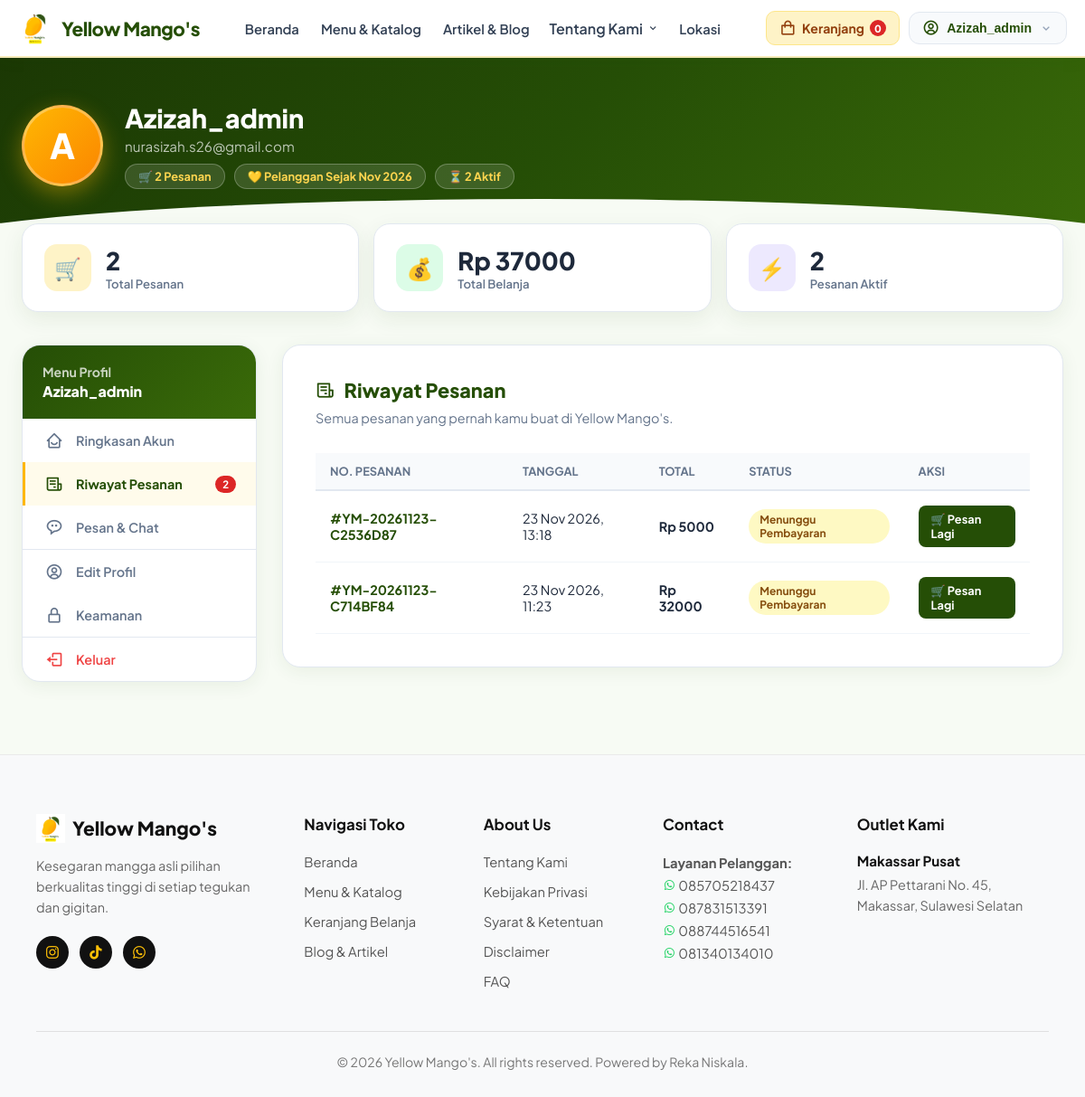
Before: /profil/?tab=pesanan (signed in) with the older database file.
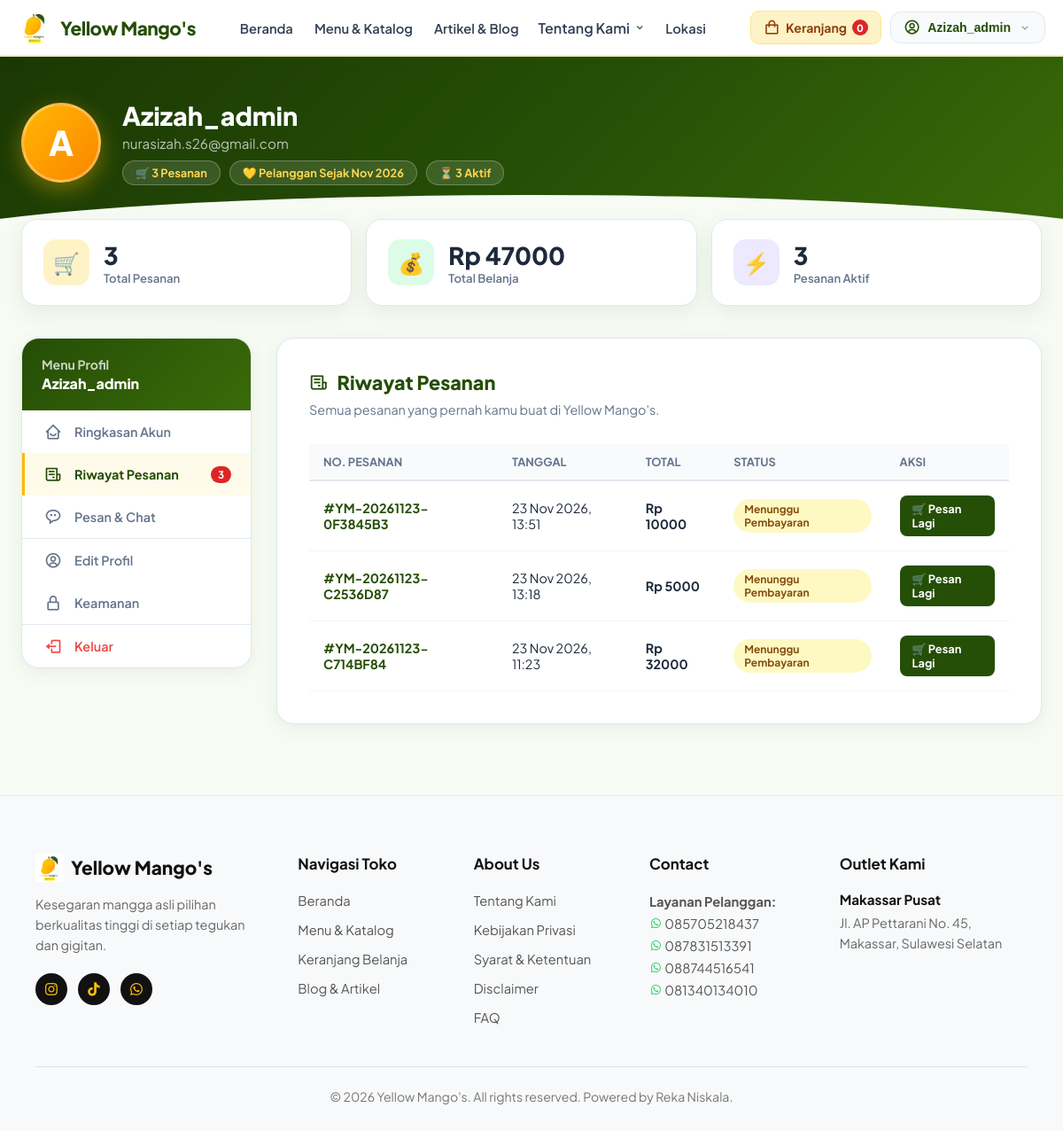
After: the same page with the newer database file.
### store/models.py (models this page shows, shortened)
class Order(models.Model):
    STATUS_CHOICES = [
        ('PENDING', 'Menunggu Pembayaran'),
        ('PROCESSING', 'Sedang Diproses'),
        ('READY', 'Siap Diambil / Dikirim'),
        ('COMPLETED', 'Selesai'),
        ('CANCELLED', 'Dibatalkan'),
    ]
    order_number = models.CharField(max_length=30, unique=True, verbose_name="Nomor Pesanan")
    customer = models.ForeignKey(User, on_delete=models.SET_NULL, null=True, blank=True, related_name='orders')
    customer_name = models.CharField(max_length=150, verbose_name="Nama Pemesan")
    customer_phone = models.CharField(max_length=25, verbose_name="Nomor WhatsApp/HP")
    notes = models.TextField(blank=True, null=True, verbose_name="Catatan Pesanan")
    total_amount = models.PositiveIntegerField(default=0, verbose_name="Total Harga (Rp)")
    status = models.CharField(max_length=20, choices=STATUS_CHOICES, default='PENDING', verbose_name="Status Pesanan")
    payment_status = models.CharField(max_length=20, default='UNPAID', db_index=True)
    midtrans_token = models.CharField(max_length=100, blank=True)
    midtrans_redirect_url = models.URLField(blank=True)
    midtrans_transaction_id = models.CharField(max_length=100, blank=True)
    payment_type = models.CharField(max_length=40, blank=True)
    created_at = models.DateTimeField(auto_now_add=True)
    updated_at = models.DateTimeField(auto_now=True)
    class Meta:
        verbose_name = "Pesanan"
        verbose_name_plural = "Daftar Pesanan"
        ordering = ['-created_at']

### store/views.py (the view, shortened to what this page needs)
# urls.py: path('profil/', views.user_profile_view, name='user_profile'),
@login_required(login_url='/login/')
def user_profile_view(request):
    profile, _ = UserProfile.objects.get_or_create(user=request.user)
    user_orders = Order.objects.filter(customer=request.user).order_by('-created_at')
    total_orders = user_orders.count()
    total_spent = sum(order.total_amount for order in user_orders)
    active_orders = user_orders.filter(status__in=['PENDING', 'PROCESSING', 'READY']).count()
    active_tab = request.GET.get('tab', 'overview')
    user_messages = ContactMessage.objects.filter(customer=request.user).order_by('-created_at')
    unread_messages_count = user_messages.filter(is_read=True).exclude(admin_reply__isnull=True).exclude(admin_reply__exact='').count()
    context = {
        'profile': profile,
        'orders': user_orders,
        'total_orders': total_orders,
        'total_spent': total_spent,
        'active_orders': active_orders,
        'active_tab': active_tab,
        'user_messages': user_messages,
        'unread_messages_count': unread_messages_count,
    }
    return render(request, 'store/user_profile.html', context)

### store/context_processors.py (called while the page is built)
def cart_and_settings(request):
    cart = request.session.get('cart', {})
    cart_count = 0
    cart_total = 0
    if isinstance(cart, dict):
        for item in cart.values():
            if isinstance(item, dict):
                qty = int(item.get('quantity', 1))
                cart_count += qty
                cart_total += int(float(item.get('subtotal', item.get('price', 0) * qty)))
    try:
        site_setting = SiteSetting.objects.first()
    except Exception:
        site_setting = None
    return {
        'cart': cart,
        'cart_count': cart_count,
        'cart_total': cart_total,
        'site_setting': site_setting,
    }

### templates/store/user_profile.html (shortened to what the changed rows need)
{% extends 'store/base.html' %}
{% load static %}
{% block content %}
<div class="profile-hero">
    <div class="profile-hero-inner">
        <div class="profile-hero-text">
            <div class="profile-hero-badges">
                <div class="hero-badge">🛒 {{ total_orders }} Pesanan</div>
                <div class="hero-badge">💛 Pelanggan Sejak {{ user.date_joined|date:"M Y" }}</div>
                {% if active_orders > 0 %}
                <div class="hero-badge">⏳ {{ active_orders }} Aktif</div>
                {% endif %}
            </div>
        </div>
    </div>
</div>
<div class="stats-grid">
    <div class="stat-card">
        <div>
            <div class="stat-num">{{ total_orders }}</div>
            <div class="stat-label">Total Pesanan</div>
        </div>
    </div>
    <div class="stat-card">
        <div>
            <div class="stat-num">Rp {{ total_spent|floatformat:0 }}</div>
            <div class="stat-label">Total Belanja</div>
        </div>
    </div>
    <div class="stat-card">
        <div>
            <div class="stat-num">{{ active_orders }}</div>
            <div class="stat-label">Pesanan Aktif</div>
        </div>
    </div>
</div>
<div class="profile-layout">
    <nav class="sidebar-nav">
        <a href="?tab=pesanan" class="nav-item {% if active_tab == 'pesanan' %}active{% endif %}">
            <i class='bx bx-receipt'></i> Riwayat Pesanan
            {% if active_orders > 0 %}
            <span style="margin-left:auto; background:#DC2626; color:#fff; border-radius:10px; padding:2px 8px; font-size:0.72rem;">{{ active_orders }}</span>
            {% endif %}
        </a>
    </nav>
    <div>
        {% if active_tab == 'overview' %}
        <div class="content-panel">
            <div class="panel-title"><i class='bx bx-home-smile'></i> Selamat Datang!</div>
            <p class="panel-desc">Ini adalah ringkasan aktivitas akun dan belanja kamu di Yellow Mango's.</p>
            <div class="overview-welcome-banner">
                <div class="welcome-icon">🥭</div>
                <div class="welcome-text">
                    <h3>Hai, {{ user.first_name|default:user.username }}!</h3>
                    <p>
                        {% if total_orders == 0 %}
                            Belum ada pesanan? Yuk eksplorasi menu segar kami dan buat pesanan pertamamu!
                        {% else %}
                            Kamu sudah membuat {{ total_orders }} pesanan. Terima kasih sudah mempercayai Yellow Mango's!
                        {% endif %}
                    </p>
                </div>
            </div>
            <div class="quick-actions">
                <a href="{% url 'menu' %}" class="quick-action-btn qa-menu">
                    <i class='bx bx-food-menu'></i> Lihat Menu
                </a>
                <a href="?tab=pesanan" class="quick-action-btn qa-order">
                    <i class='bx bx-receipt'></i> Riwayat Pesanan
                </a>
                <a href="?tab=pengaturan" class="quick-action-btn qa-settings">
                    <i class='bx bx-cog'></i> Edit Profil
                </a>
                <a href="https://wa.me/" target="_blank" class="quick-action-btn qa-wa">
                    <i class='bx bxl-whatsapp'></i> Hubungi Admin
                </a>
            </div>
        </div>
        {% elif active_tab == 'pesanan' %}
        <div class="content-panel">
            {% if orders %}
            <div style="overflow-x: auto;">
                <table class="orders-table">
                    <thead>
                        <tr>
                            <th>No. Pesanan</th>
                            <th>Tanggal</th>
                            <th>Total</th>
                            <th>Status</th>
                            <th>Aksi</th>
                        </tr>
                    </thead>
                    <tbody>
                        {% for order in orders %}
                        <tr>
                            <td>
                                <span class="order-num-link">#{{ order.order_number }}</span>
                            </td>
                            <td>{{ order.created_at|date:"d M Y, H:i" }}</td>
                            <td><strong>Rp {{ order.total_amount|floatformat:0 }}</strong></td>
                            <td>
                                <span class="status-pill status-{{ order.status }}">
                                    {{ order.get_status_display }}
                                </span>
                            </td>
                            <td>
                                {% if order.status == 'PENDING' %}
                                <a href="{% url 'menu' %}" class="btn-reorder">🛒 Pesan Lagi</a>
                                {% else %}
                                <span style="color:#94A3B8; font-size:0.82rem;">—</span>
                                {% endif %}
                            </td>
                        </tr>
                        {% endfor %}
                    </tbody>
                </table>
            </div>
            {% endif %}
        </div>
        {% endif %}
    </div>
</div>
{% endblock %}

Changed rows visible on the page:
added Order: order_number "YM-20261123-0F3845B3", created_at "23 Nov 2026, 13:51", total_amount "10000", status "Menunggu Pembayaran", shows "🛒 Pesan Lagi"
Other visible differences:
{{ total_orders }}: "2" → "3"
{{ active_orders }}: "2" → "3"
{{ total_spent|floatformat:0 }}: "37000" → "47000"
